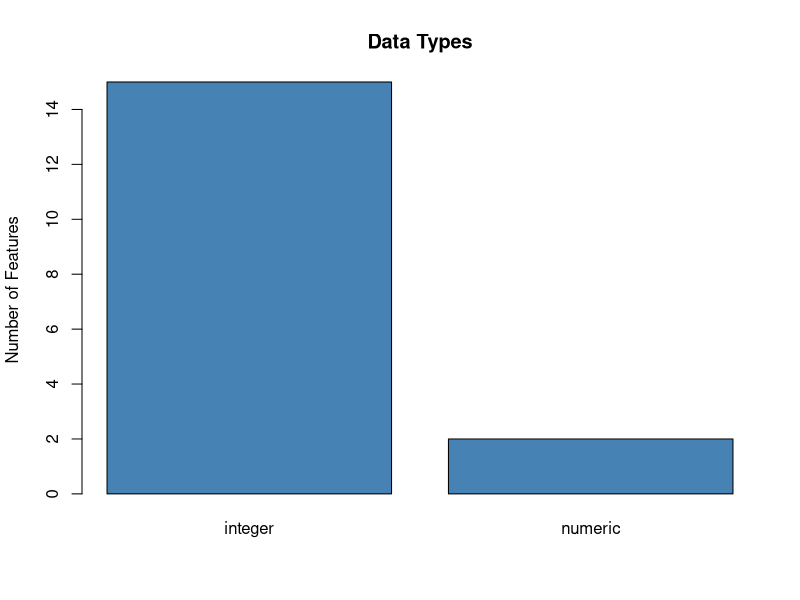
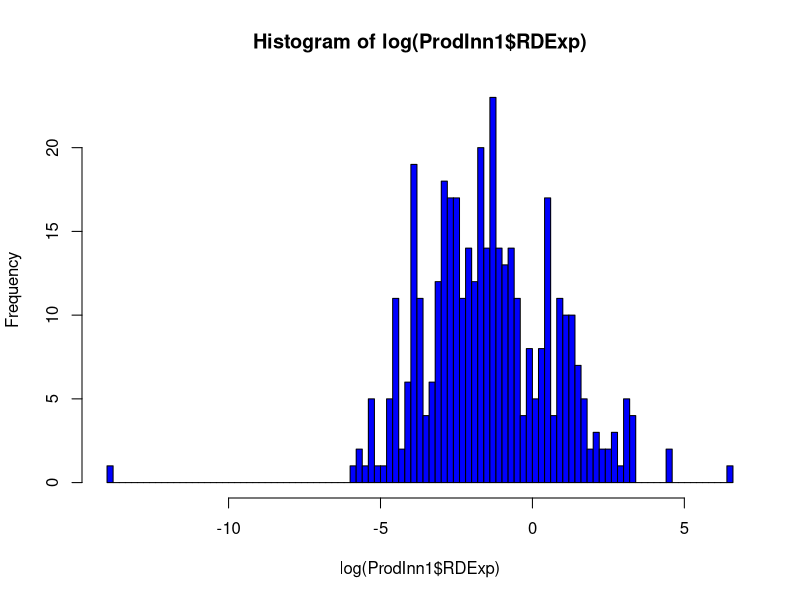
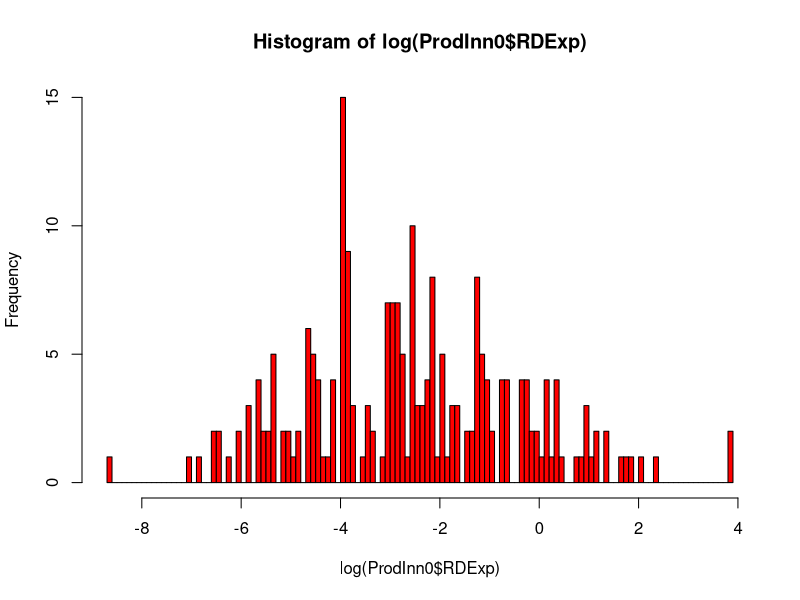
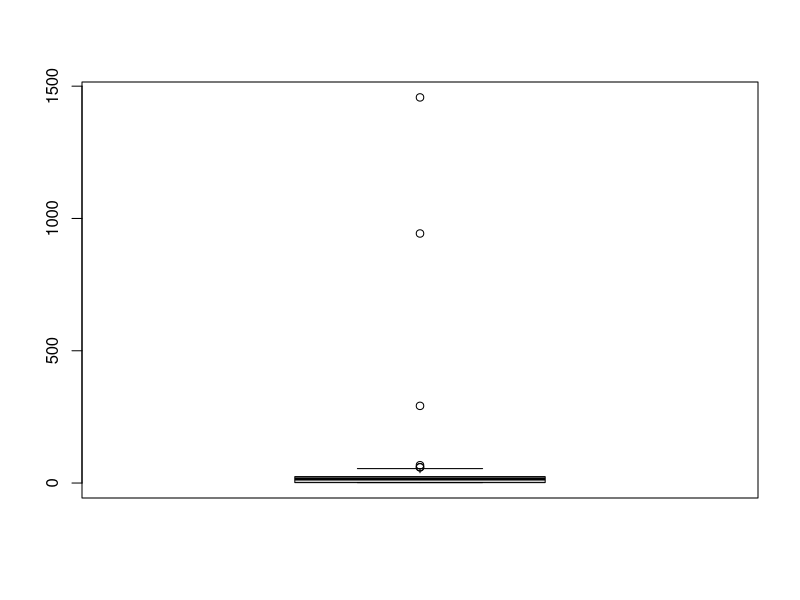
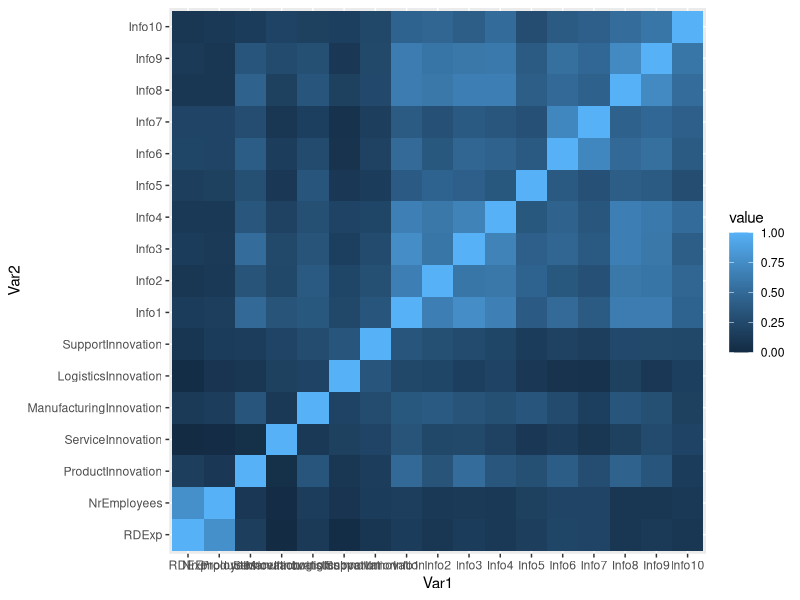
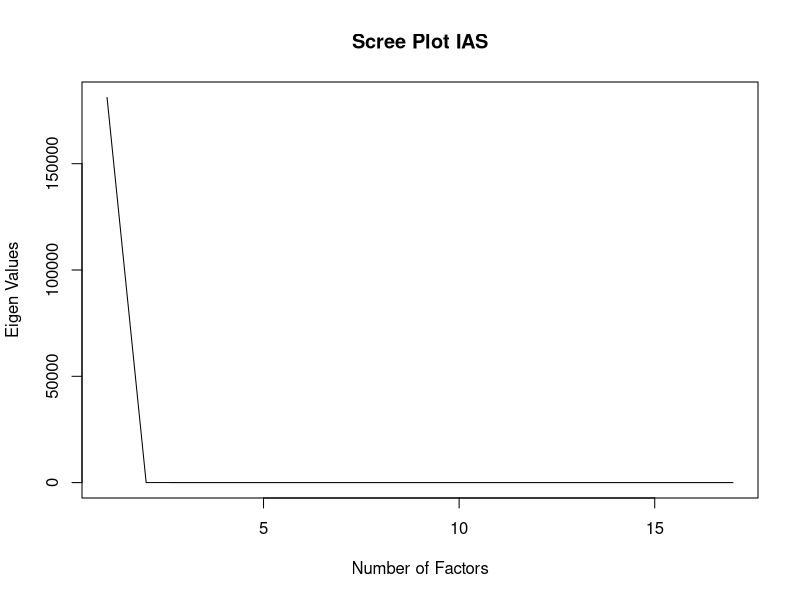
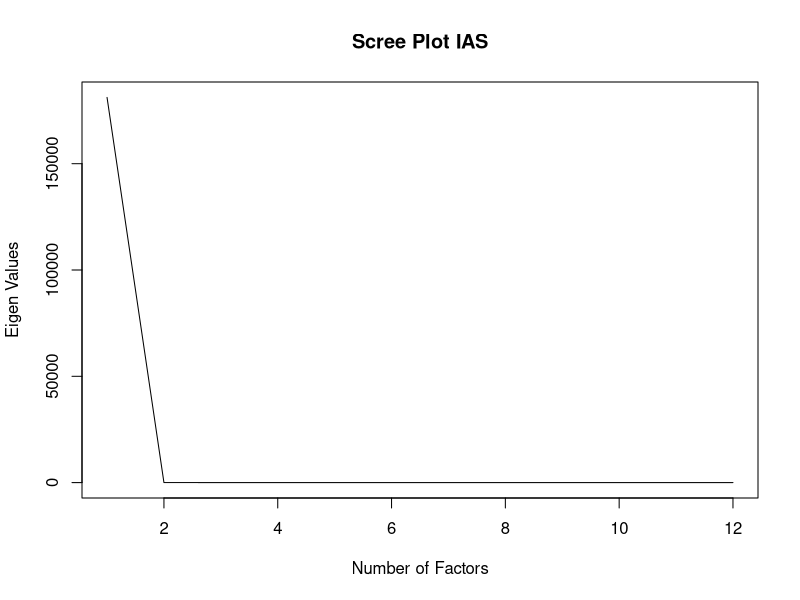

Recreate these plots in R, in order. (Note: this script raises an error after producing the figures.)
## ---- chunk 1
df <- read.csv(file="Assignment1_Data.csv")
## ---- chunk 2
data_types <- function(frame) {
  res <- lapply(frame, class)
  res_frame <- data.frame(unlist(res))
  barplot(table(res_frame), main="Data Types", col="steelblue", ylab="Number of Features")
}
data_types(df)
## ---- chunk 3
ProdInn1 <- df[(df$ProductInnovation==1),]
ProdInn0 <- df[(df$ProductInnovation==0),]

perc <- dim(ProdInn1)[1]/dim(df)[1]*100
cat(round(perc,2), "%")
## ---- chunk 4
# heavily skewed to the right
summary(ProdInn1$RDExp)
summary(ProdInn0$RDExp)
## ---- chunk 5
# Take the log of the data so the distribution can be visualized better

hist(log(ProdInn1$RDExp), breaks=100, col='blue')
hist(log(ProdInn0$RDExp), breaks=100, col='red')
## ---- chunk 6

# The RDExp of companies who did innovate has a different distribution from that of those who did not innovate
ks.test(log(ProdInn1$RDExp), log(ProdInn0$RDExp))
## ---- chunk 7
# Manufacturing innovation is not more common for companies that innovated their products/goods, versus companies that did not
cat(dim(ProdInn1[ProdInn1$ManufacturingInnovation==1,])[1]/dim(ProdInn1)[1]*100,"% product=1, manuf=1\n")
cat(dim(ProdInn1[ProdInn1$ManufacturingInnovation==0,])[1]/dim(ProdInn1)[1]*100,"% product=1, manuf=0\n")

cat(dim(ProdInn0[ProdInn1$ManufacturingInnovation==1,])[1]/dim(ProdInn0)[1]*100,"% product=0, manuf=1\n")
cat(dim(ProdInn0[ProdInn1$ManufacturingInnovation==0,])[1]/dim(ProdInn0)[1]*100,"% product=0, manuf=0\n")
## ---- chunk 8
# NrEmployees has missing values
colSums(is.na(df))
## ---- chunk 9
cat(mean(is.na(df))*100,"% of all data points are missing.\n")
cat(mean(is.na(df$NrEmployees))*100, "% of the NrEmployees column is missing.")
## ---- chunk 10
# Missingness is not related to any of the other variables in the dataset.
# Used 2-sample t-test to compare the mean of each variable of complete cases with that of incomplete cases

missing <- df[!complete.cases(df),]
complete <- df[complete.cases(df),]

for (i in colnames(df)){
  if(i!="NrEmployees"){
    print(i)
    print(t.test(missing[[i]],complete[[i]])$p.value)
  }
}
## ---- chunk 11
maha_distance <- complete
dist <- mahalanobis(complete, center=colMeans(complete), cov=cov(complete))
maha_distance$dist <- round(dist, 2)

maha_distance$outlier_maha <- 0
maha_distance$outlier_maha[maha_distance$dist >3] <- 1

upper.whisker <- boxplot(maha_distance$dist)$stats[5]
## ---- chunk 12
# Do not use 3 as the rule of thumb because the data is not normally distributed.
mean(maha_distance$outlier_maha)
## ---- chunk 13
# only 6 outliers when using the upper whisker as the threshold (54.57)
outliers <- maha_distance[maha_distance$dist>upper.whisker,c(1:17)]
no_outliers <- maha_distance[maha_distance$dist<=upper.whisker,c(1:17)]
## ---- chunk 14
library(psych)
library(ggplot2)
# make heatmap
cormat <- round(cor(no_outliers),2)

melted_cormat <- reshape2::melt(cormat)
head(melted_cormat)

ggplot(data = melted_cormat, aes(x=Var1, y=Var2, fill=value)) + 
  geom_tile()
## ---- chunk 15
# 2 factors
EigenDecomp <- eigen(cov(no_outliers))
EigenValues <- EigenDecomp$values
plot(EigenValues,main="Scree Plot IAS",type="l", xlab="Number of Factors",ylab="Eigen Values")
## ---- chunk 16
# Two factors are not sufficent. Chi squared null hypotheses is rejected.
k<-2
EFA.kfactors <- factanal(no_outliers, factors=k, rotation="none")
EFA.kfactors$converged
EFA.kfactors
## ---- chunk 17
# Drop variables with uniquness > 0.8
# Consider lowering to .72 so that productinnovation is also dropped
# I think we should drop product innovation because it is otherwise grouped into factor with the Info variables, which does not make much sense as the survey questions are on different topics.
# Rerun analysis without these variables
EFA.kfactors <- factanal(no_outliers, factors=2, rotation="none")
EFA.kfactors$uniquenesses[EFA.kfactors$uniquenesses>.8]
## ---- chunk 18
# drop 5 variables about Innovationand redo Scree plot
# plot indicates 2 Factors
EigenDecomp <- eigen(cov(no_outliers[,c(1:2,8:17)]))
EigenValues <- EigenDecomp$values
plot(EigenValues,main="Scree Plot IAS",type="l", xlab="Number of Factors",ylab="Eigen Values")
## ---- chunk 19
k<-2
EFA.kfactors <- factanal(no_outliers[,c(1:2,8:17)], factors=k, rotation="varimax")
EFA.kfactors$converged
# reject null hypothesis that 2 factors is sufficent. 
EFA.kfactors
## ---- chunk 20
# The Chi-squared test suggests 7 factors, but we need to make sure that makes sense when looking at the factor loadings.
NrFactors <- 3:7
pvals <- rep(NA,times=length(NrFactors))
for(k in NrFactors){
  # Estimate k-factor model:
  Estimation <- factanal(no_outliers[,c(1:2,8:17)],factors=k,rotation="none")
  pvals[k] <- Estimation$PVAL
}

cbind(NrFactors,pvals)
## ---- chunk 21

# Factors 4-7 don't have high communality
print("k=7")
EFA.kfactors <- factanal(no_outliers[,c(1:2,8:17)], factors=7, rotation="varimax")
EFA.kfactors$loadings

# Factors 4-6 don't have high communality
print("k=6")
EFA.kfactors <- factanal(no_outliers[,c(1:2,8:17)], factors=6, rotation="varimax")
EFA.kfactors$loadings

# Factor 5 doesn't have high communality
# Info 5, 8, and 10 do not score very high on one factor
print("k=5")
EFA.kfactors <- factanal(no_outliers[,c(1:2,8:17)], factors=5, rotation="varimax")
EFA.kfactors$loadings

# Factor 4 doesn't have high communality
# Info 5 and 9 do not score high on one factor
# Explained variance is getting low
print("k=4")
EFA.kfactors <- factanal(no_outliers[,c(1:2,8:17)], factors=4, rotation="varimax")
EFA.kfactors$loadings

# All factors have high communality
# All variables score high on one factor
# Explained variance is low
print("k=3")
EFA.kfactors <- factanal(no_outliers[,c(1:2,8:17)], factors=3, rotation="varimax")
EFA.kfactors$loadings
## ---- chunk 22
EFA.kfactors <- factanal(no_outliers[,c(1:2,8:17)], factors=5, rotation="varimax")
EFA.kfactors
## ---- chunk 23
CalphaTimeEscalation <- alpha(no_outliers[,c(1:2,8:17)])
CalphaTimeEscalation
